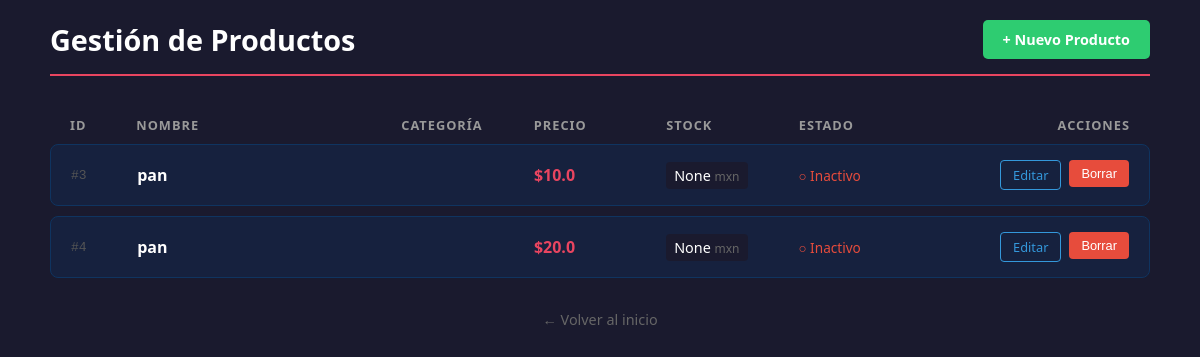
/productos, run on an earlier commit of the app's database.
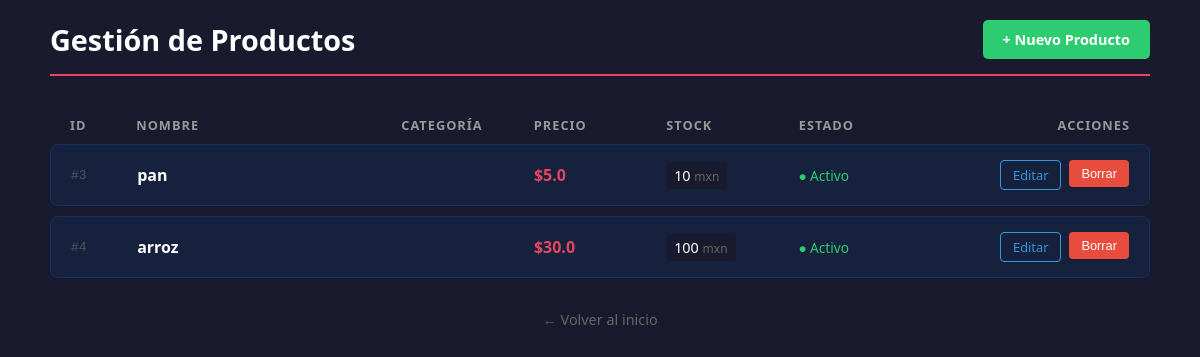
And on a later commit of the database.
### tables this page shows
CREATE TABLE productos (
            id INTEGER PRIMARY KEY AUTOINCREMENT,
            nombre TEXT NOT NULL,
            precio REAL,
            stock INTEGER,
            activo BOOLEAN
        );

### app.py (the view)
@app.route('/productos')
def productos():
    conn = db.get_connection()
    cursor = conn.cursor()
    cursor.execute("SELECT * FROM productos")
    productos = cursor.fetchall()
    conn.close()
    return render_template('products.html', productos=productos)

### db.py (called while the page is built)
def get_connection():
    return sqlite3.connect(DATABASE)

### templates/products.html (shortened to what this page needs)
<!doctype html>
<html lang="es">
  <head>
  </head>
  <body
    style="
      margin: 0;
      padding: 20px;
      background-color: #1a1a2e;
      font-family: &quot;Segoe UI&quot;, sans-serif;
      color: #fff;
    "
  >
    <div style="max-width: 1100px; margin: 0 auto">
      <header
        style="
          display: flex;
          justify-content: space-between;
          align-items: center;
          margin-bottom: 30px;
          border-bottom: 2px solid #e94560;
          padding-bottom: 15px;
        "
      >
        <h1 style="margin: 0; color: #fff; font-size: 1.8rem">
          Gestión de Productos
        </h1>
        <a
          href="/crear"
          style="
            text-decoration: none;
            background-color: #2ecc71;
            color: white;
            padding: 10px 20px;
            border-radius: 5px;
            font-weight: bold;
            font-size: 0.9rem;
          "
          >+ Nuevo Producto</a
        >
      </header>
      <div
        style="
          display: flex;
          padding: 10px 20px;
          color: #999;
          font-size: 0.8rem;
          font-weight: bold;
          text-transform: uppercase;
          letter-spacing: 1px;
        "
      >
        <div style="flex: 0.5">ID</div>
        <div style="flex: 2">Nombre</div>
        <div style="flex: 1">Categoría</div>
        <div style="flex: 1">Precio</div>
        <div style="flex: 1">Stock</div>
        <div style="flex: 1">Estado</div>
        <div style="flex: 1.5; text-align: right">Acciones</div>
      </div>
      <div style="display: flex; flex-direction: column; gap: 10px">
        {% for p in productos %}
        <div
          style="
            display: flex;
            align-items: center;
            background-color: #16213e;
            border-radius: 8px;
            padding: 15px 20px;
            border: 1px solid #0f3460;
            transition: background 0.3s;
          "
        >
          <div style="flex: 0.5; color: #555; font-family: monospace">
            #{{ p[0] }}
          </div>
          <div style="flex: 2; font-weight: bold; color: #fff">{{ p[1] }}</div>
          <div style="flex: 1; color: #e94560; font-weight: bold">
            ${{ p[2] }}
          </div>
          <div style="flex: 1">
            <span
              style="
                background: #1a1a2e;
                padding: 4px 8px;
                border-radius: 4px;
                font-size: 0.9rem;
              "
            >
              {{ p[3] }} <small style="color: #666">mxn</small>
            </span>
          </div>
          <div style="flex: 1">
            <span
              style="color: {{ '#2ecc71' if p[4] else '#e74c3c' }}; font-size: 0.85rem;"
            >
              {{ '● Activo' if p[4] else '○ Inactivo' }}
            </span>
          </div>
          <div
            style="
              flex: 1.5;
              display: flex;
              gap: 8px;
              justify-content: flex-end;
            "
          >
            <a
              href="/editar/{{ p[0] }}"
              style="
                text-decoration: none;
                color: #3498db;
                border: 1px solid #3498db;
                padding: 5px 12px;
                border-radius: 4px;
                font-size: 0.8rem;
              "
              >Editar</a
            >
            <form action="/eliminar/{{ p[0] }}" method="POST" style="margin: 0">
              <button
                onclick="return confirm('¿Eliminar producto?');"
                style="
                  cursor: pointer;
                  background-color: #e74c3c;
                  border: none;
                  color: white;
                  padding: 6px 12px;
                  border-radius: 4px;
                  font-size: 0.8rem;
                "
              >
                Borrar
              </button>
            </form>
          </div>
        </div>
        {% endfor %}
      </div>
      <div style="margin-top: 30px; text-align: center">
        <a
          href="/index"
          style="color: #666; text-decoration: none; font-size: 0.9rem"
          >&larr; Volver al inicio</a
        >
      </div>
    </div>
  </body>
</html>

What changed in the data, as far as the page shows it:
changed productos "pan": precio "10.0" → "5.0"; stock "None" → "10"; activo "○ Inactivo" → "● Activo"
changed productos id 4: nombre "pan" → "arroz"; precio "20.0" → "30.0"; stock "None" → "100"; activo "○ Inactivo" → "● Activo"
